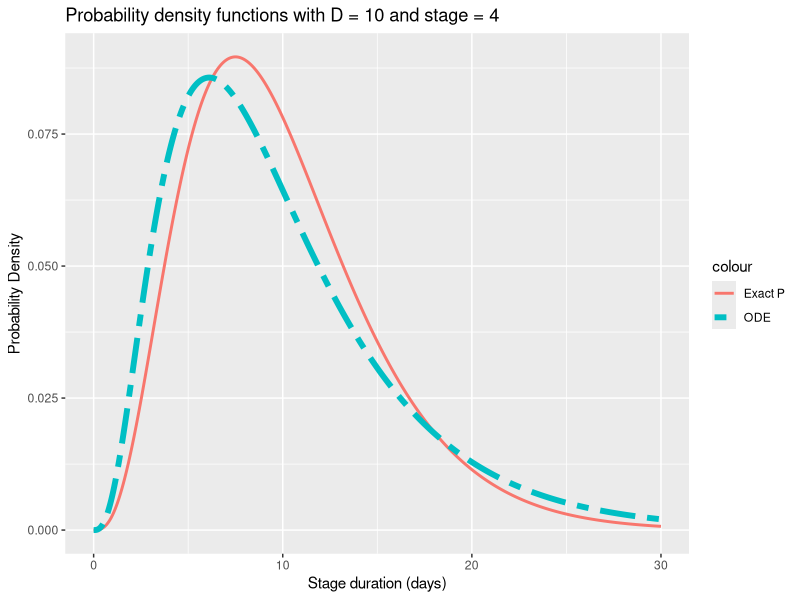
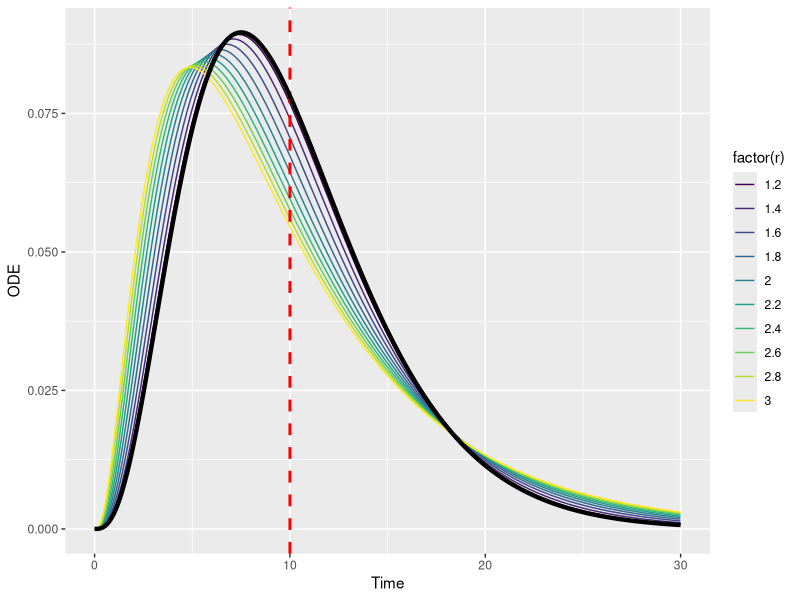

Write the R code that produced these figures, in order.
# Packages ####
library(viridis)
library(ggplot2)
library(deSolve)

# Erlang Distribution ####
erlang <- function(x, n, γ) {
  (n*γ)^n*x^(n-1)*exp(-n*γ*x)/factorial(n-1)
}

# Models & Compare ####
SInR <- function(t, states, params) {
  with(as.list(c(params)), {
    I <- states[1:n]
    R <- states[[n+1]]
    
    Iprev <- c(0, I[1:(n-1)])
    dI <- n*γ*Iprev - (n*γ+μ)*I
    dR <- n*γ*I[[n]] - μ*R
    return(list(c(dI, dR)))
  })
}

SInR_geom <- function(t, states, params) {
  with(as.list(c(params)), {
    I <- states[1:n]
    R <- states[[n+1]]
    
    Iprev <- c(0, I[1:(n-1)])
    dI <- a*r^(c(0,0:(n-2)))*Iprev - (a*r^(0:(n-1))+μ)*I
    dR <- a*r^(n-1)*I[[n]] - μ*R
    return(list(c(dI, dR)))
  })
}

model_geom <- function(t, states, params) {
  with(as.list(c(states, params)), {
    dI <- numeric(n)
    dI[1] <- -(a + μ)*states[1]
    if (n>1) {
      for (i in 2:n) {
        dI[i] <- a*r^(i-2)*states[i-1] - (a*r^(i-1) + μ)*states[i]
      }
    }
    dR <- a*r^(n-1)*states[n] - μ*R
    list(c(dI, dR))
  })
}

compare <- function(time, n, γ, μ, a, r, states, model) {
  params <- c(γ = γ, μ = μ, n = n, a = a, r = r)
  df <- data.frame(Time = time)
  df$P <- erlang(time, n, γ)
  soln <- ode(y = states,
              times = time, 
              func = model, 
              parms = params)
  
  df$P_est <- c(diff(soln[,"R"])/diff(time), NA)
  ggplot(df, aes(x=Time)) +
    geom_line(aes(y = P, col = "Exact P"), linewidth = 1) +
    geom_line(aes(y = P_est, col = "ODE"), linewidth = 2, linetype = "twodash") +
    labs(title = paste("Probability density functions with D =", 1/γ, "and stage =", n), 
         x = "Stage duration (days)",
         y = "Probability Density")
}


# Geometric γ ####
time <- seq(0,30,by=0.01)
n <- 4
γ <- 0.1
μ <- 0
states <- c(1, numeric(n))
names(states) <- c(
  paste ("I", 1:n, sep="")
  , "R"
)

# Geometric: r = 2, a = 3/16, γ_i ascending = TRUE, D = 10, n = 4
r <- 2
a <- 3/16
compare(time, n, γ, μ, a, r, states, SInR_geom)

# Geometric: different r values, to maintain D, a = (1/r^n-1)*γ/(1/r-1)
r <- seq(1.2,3,by=0.2)
df <- expand.grid(Time = time, n = n, γ = γ, r = r)
df$a <- with(df, (1/r^n-1)*γ/(1/r-1)) 
df$P <- with(df, erlang(Time, n, γ))
ODE <- c()
for (i in r) {
  soln <- ode(y = states,
              times = time, 
              func = SInR_geom, 
              parms = c(γ = γ, μ = μ, n = n, a = (1/i^n-1)*γ/(1/i-1), r = i))
  ODE <- c(ODE, c(diff(soln[,"R"])/diff(time), NA))
}
df$ODE <- ODE

ggplot(df, aes(x = Time, y = ODE, color = factor(r))) +
  geom_line() +
  scale_color_manual(values = viridis(length(r))) +
  geom_vline(xintercept = 1/γ, color = "red", linetype = "dashed", linewidth = 1) +
  geom_line(aes(x = Time, y = P), color = "black", linewidth = 1.5)
